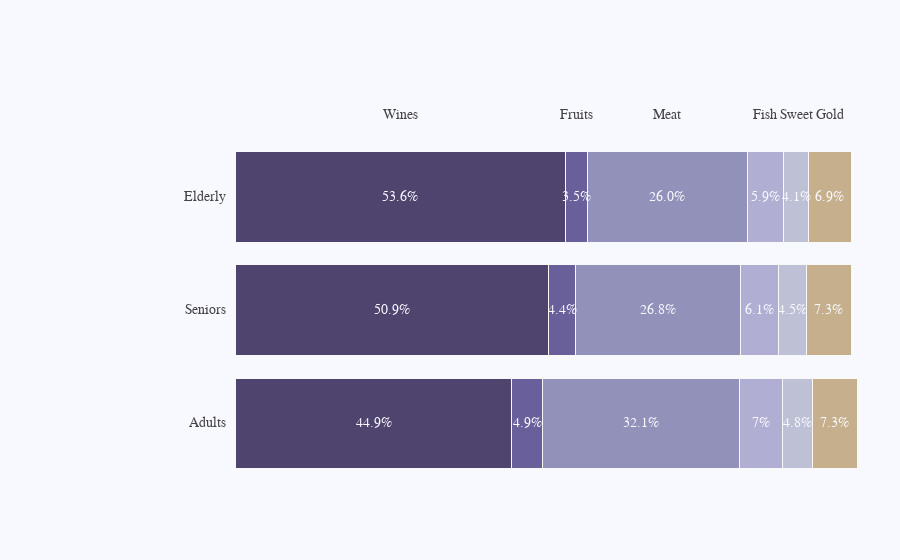

Source (notebook cell):
### Markdown cell above
######

### Code cell
import plotly.graph_objects as go

top_labels = ['Wines', 'Fruits', 'Meat', 'Fish', 'Sweet','Gold']

colors = ['rgba(38, 24, 74, 0.8)', 'rgba(71, 58, 131, 0.8)',
          'rgba(122, 120, 168, 0.8)', 'rgba(164, 163, 204, 0.85)',
          'rgba(190, 192, 213, 1)', 'rgba(190, 163, 120, 0.85)']

x_data = [[44.9,  4.9,  32.1,  7,  4.8,  7.3],
          [50.9,  4.4,  26.8,  6.1,  4.5,  7.3],
          [53.6,  3.5,  26.0,  5.9,  4.1,  6.9]]

y_data = ['Adults', 'Seniors','Elderly']

fig = go.Figure()

for i in range(0, len(x_data[0])):
    for xd, yd in zip(x_data, y_data):
        fig.add_trace(go.Bar(
            x=[xd[i]], y=[yd],
            orientation='h',
            marker=dict(
                color=colors[i],
                line=dict(color='rgb(248, 248, 249)', width=1)
            )
        ))

fig.update_layout(
    xaxis=dict(
        showgrid=False,
        showline=False,
        showticklabels=False,
        zeroline=False,
        domain=[0.15, 1]
    ),
    yaxis=dict(
        showgrid=False,
        showline=False,
        showticklabels=False,
        zeroline=False,
    ),
    barmode='stack',
    paper_bgcolor='rgb(248, 248, 255)',
    plot_bgcolor='rgb(248, 248, 255)',
    margin=dict(l=120, r=10, t=140, b=80),
    showlegend=False,
)

annotations = []

for yd, xd in zip(y_data, x_data):
    # labeling the y-axis
    annotations.append(dict(xref='paper', yref='y',
                            x=0.14, y=yd,
                            xanchor='right',
                            text=str(yd),
                            font=dict(family='Arial', size=14,
                                      color='rgb(67, 67, 67)'),
                            showarrow=False, align='right'))
    # labeling the first percentage of each bar (x_axis)
    annotations.append(dict(xref='x', yref='y',
                            x=xd[0] / 2, y=yd,
                            text=str(xd[0]) + '%',
                            font=dict(family='Arial', size=14,
                                      color='rgb(248, 248, 255)'),
                            showarrow=False))
    # labeling the first Likert scale (on the top)
    if yd == y_data[-1]:
        annotations.append(dict(xref='x', yref='paper',
                                x=xd[0] / 2, y=1.1,
                                text=top_labels[0],
                                font=dict(family='Arial', size=14,
                                          color='rgb(67, 67, 67)'),
                                showarrow=False))
    space = xd[0]
    for i in range(1, len(xd)):
            # labeling the rest of percentages for each bar (x_axis)
            annotations.append(dict(xref='x', yref='y',
                                    x=space + (xd[i]/2), y=yd,
                                    text=str(xd[i]) + '%',
                                    font=dict(family='Arial', size=14,
                                              color='rgb(248, 248, 255)'),
                                    showarrow=False))
            # labeling the Likert scale
            if yd == y_data[-1]:
                annotations.append(dict(xref='x', yref='paper',
                                        x=space + (xd[i]/2), y=1.1,
                                        text=top_labels[i],
                                        font=dict(family='Arial', size=14,
                                                  color='rgb(67, 67, 67)'),
                                        showarrow=False))
            space += xd[i]

fig.update_layout(annotations=annotations)

fig.show()

### Figure 1 — Plotly figure (JSON) as saved in the notebook; plotly's stock layout.template omitted (floating-point values rounded to 4 significant figures)
{"data": [{"marker": {"color": "rgba(38, 24, 74, 0.8)", "line": {"color": "rgb(248, 248, 249)", "width": 1}}, "orientation": "h", "type": "bar", "x": [44.9], "y": ["Adults"]}, {"marker": {"color": "rgba(38, 24, 74, 0.8)", "line": {"color": "rgb(248, 248, 249)", "width": 1}}, "orientation": "h", "type": "bar", "x": [50.9], "y": ["Seniors"]}, {"marker": {"color": "rgba(38, 24, 74, 0.8)", "line": {"color": "rgb(248, 248, 249)", "width": 1}}, "orientation": "h", "type": "bar", "x": [53.6], "y": ["Elderly"]}, {"marker": {"color": "rgba(71, 58, 131, 0.8)", "line": {"color": "rgb(248, 248, 249)", "width": 1}}, "orientation": "h", "type": "bar", "x": [4.9], "y": ["Adults"]}, {"marker": {"color": "rgba(71, 58, 131, 0.8)", "line": {"color": "rgb(248, 248, 249)", "width": 1}}, "orientation": "h", "type": "bar", "x": [4.4], "y": ["Seniors"]}, {"marker": {"color": "rgba(71, 58, 131, 0.8)", "line": {"color": "rgb(248, 248, 249)", "width": 1}}, "orientation": "h", "type": "bar", "x": [3.5], "y": ["Elderly"]}, {"marker": {"color": "rgba(122, 120, 168, 0.8)", "line": {"color": "rgb(248, 248, 249)", "width": 1}}, "orientation": "h", "type": "bar", "x": [32.1], "y": ["Adults"]}, {"marker": {"color": "rgba(122, 120, 168, 0.8)", "line": {"color": "rgb(248, 248, 249)", "width": 1}}, "orientation": "h", "type": "bar", "x": [26.8], "y": ["Seniors"]}, {"marker": {"color": "rgba(122, 120, 168, 0.8)", "line": {"color": "rgb(248, 248, 249)", "width": 1}}, "orientation": "h", "type": "bar", "x": [26], "y": ["Elderly"]}, {"marker": {"color": "rgba(164, 163, 204, 0.85)", "line": {"color": "rgb(248, 248, 249)", "width": 1}}, "orientation": "h", "type": "bar", "x": [7], "y": ["Adults"]}, {"marker": {"color": "rgba(164, 163, 204, 0.85)", "line": {"color": "rgb(248, 248, 249)", "width": 1}}, "orientation": "h", "type": "bar", "x": [6.1], "y": ["Seniors"]}, {"marker": {"color": "rgba(164, 163, 204, 0.85)", "line": {"color": "rgb(248, 248, 249)", "width": 1}}, "orientation": "h", "type": "bar", "x": [5.9], "y": ["Elderly"]}, {"marker": {"color": "rgba(190, 192, 213, 1)", "line": {"color": "rgb(248, 248, 249)", "width": 1}}, "orientation": "h", "type": "bar", "x": [4.8], "y": ["Adults"]}, {"marker": {"color": "rgba(190, 192, 213, 1)", "line": {"color": "rgb(248, 248, 249)", "width": 1}}, "orientation": "h", "type": "bar", "x": [4.5], "y": ["Seniors"]}, {"marker": {"color": "rgba(190, 192, 213, 1)", "line": {"color": "rgb(248, 248, 249)", "width": 1}}, "orientation": "h", "type": "bar", "x": [4.1], "y": ["Elderly"]}, {"marker": {"color": "rgba(190, 163, 120, 0.85)", "line": {"color": "rgb(248, 248, 249)", "width": 1}}, "orientation": "h", "type": "bar", "x": [7.3], "y": ["Adults"]}, {"marker": {"color": "rgba(190, 163, 120, 0.85)", "line": {"color": "rgb(248, 248, 249)", "width": 1}}, "orientation": "h", "type": "bar", "x": [7.3], "y": ["Seniors"]}, {"marker": {"color": "rgba(190, 163, 120, 0.85)", "line": {"color": "rgb(248, 248, 249)", "width": 1}}, "orientation": "h", "type": "bar", "x": [6.9], "y": ["Elderly"]}], "layout": {"annotations": [{"align": "right", "font": {"color": "rgb(67, 67, 67)", "family": "Arial", "size": 14}, "showarrow": false, "text": "Adults", "x": 0.14, "xanchor": "right", "xref": "paper", "y": "Adults", "yref": "y"}, {"font": {"color": "rgb(248, 248, 255)", "family": "Arial", "size": 14}, "showarrow": false, "text": "44.9%", "x": 22.45, "xref": "x", "y": "Adults", "yref": "y"}, {"font": {"color": "rgb(248, 248, 255)", "family": "Arial", "size": 14}, "showarrow": false, "text": "4.9%", "x": 47.35, "xref": "x", "y": "Adults", "yref": "y"}, {"font": {"color": "rgb(248, 248, 255)", "family": "Arial", "size": 14}, "showarrow": false, "text": "32.1%", "x": 65.85, "xref": "x", "y": "Adults", "yref": "y"}, {"font": {"color": "rgb(248, 248, 255)", "family": "Arial", "size": 14}, "showarrow": false, "text": "7%", "x": 85.4, "xref": "x", "y": "Adults", "yref": "y"}, {"font": {"color": "rgb(248, 248, 255)", "family": "Arial", "size": 14}, "showarrow": false, "text": "4.8%", "x": 91.3, "xref": "x", "y": "Adults", "yref": "y"}, {"font": {"color": "rgb(248, 248, 255)", "family": "Arial", "size": 14}, "showarrow": false, "text": "7.3%", "x": 97.35, "xref": "x", "y": "Adults", "yref": "y"}, {"align": "right", "font": {"color": "rgb(67, 67, 67)", "family": "Arial", "size": 14}, "showarrow": false, "text": "Seniors", "x": 0.14, "xanchor": "right", "xref": "paper", "y": "Seniors", "yref": "y"}, {"font": {"color": "rgb(248, 248, 255)", "family": "Arial", "size": 14}, "showarrow": false, "text": "50.9%", "x": 25.45, "xref": "x", "y": "Seniors", "yref": "y"}, {"font": {"color": "rgb(248, 248, 255)", "family": "Arial", "size": 14}, "showarrow": false, "text": "4.4%", "x": 53.1, "xref": "x", "y": "Seniors", "yref": "y"}, {"font": {"color": "rgb(248, 248, 255)", "family": "Arial", "size": 14}, "showarrow": false, "text": "26.8%", "x": 68.7, "xref": "x", "y": "Seniors", "yref": "y"}, {"font": {"color": "rgb(248, 248, 255)", "family": "Arial", "size": 14}, "showarrow": false, "text": "6.1%", "x": 85.15, "xref": "x", "y": "Seniors", "yref": "y"}, {"font": {"color": "rgb(248, 248, 255)", "family": "Arial", "size": 14}, "showarrow": false, "text": "4.5%", "x": 90.45, "xref": "x", "y": "Seniors", "yref": "y"}, {"font": {"color": "rgb(248, 248, 255)", "family": "Arial", "size": 14}, "showarrow": false, "text": "7.3%", "x": 96.35, "xref": "x", "y": "Seniors", "yref": "y"}, {"align": "right", "font": {"color": "rgb(67, 67, 67)", "family": "Arial", "size": 14}, "showarrow": false, "text": "Elderly", "x": 0.14, "xanchor": "right", "xref": "paper", "y": "Elderly", "yref": "y"}, {"font": {"color": "rgb(248, 248, 255)", "family": "Arial", "size": 14}, "showarrow": false, "text": "53.6%", "x": 26.8, "xref": "x", "y": "Elderly", "yref": "y"}, {"font": {"color": "rgb(67, 67, 67)", "family": "Arial", "size": 14}, "showarrow": false, "text": "Wines", "x": 26.8, "xref": "x", "y": 1.1, "yref": "paper"}, {"font": {"color": "rgb(248, 248, 255)", "family": "Arial", "size": 14}, "showarrow": false, "text": "3.5%", "x": 55.35, "xref": "x", "y": "Elderly", "yref": "y"}, {"font": {"color": "rgb(67, 67, 67)", "family": "Arial", "size": 14}, "showarrow": false, "text": "Fruits", "x": 55.35, "xref": "x", "y": 1.1, "yref": "paper"}, {"font": {"color": "rgb(248, 248, 255)", "family": "Arial", "size": 14}, "showarrow": false, "text": "26.0%", "x": 70.1, "xref": "x", "y": "Elderly", "yref": "y"}, {"font": {"color": "rgb(67, 67, 67)", "family": "Arial", "size": 14}, "showarrow": false, "text": "Meat", "x": 70.1, "xref": "x", "y": 1.1, "yref": "paper"}, {"font": {"color": "rgb(248, 248, 255)", "family": "Arial", "size": 14}, "showarrow": false, "text": "5.9%", "x": 86.05, "xref": "x", "y": "Elderly", "yref": "y"}, {"font": {"color": "rgb(67, 67, 67)", "family": "Arial", "size": 14}, "showarrow": false, "text": "Fish", "x": 86.05, "xref": "x", "y": 1.1, "yref": "paper"}, {"font": {"color": "rgb(248, 248, 255)", "family": "Arial", "size": 14}, "showarrow": false, "text": "4.1%", "x": 91.05, "xref": "x", "y": "Elderly", "yref": "y"}, {"font": {"color": "rgb(67, 67, 67)", "family": "Arial", "size": 14}, "showarrow": false, "text": "Sweet", "x": 91.05, "xref": "x", "y": 1.1, "yref": "paper"}, {"font": {"color": "rgb(248, 248, 255)", "family": "Arial", "size": 14}, "showarrow": false, "text": "6.9%", "x": 96.55, "xref": "x", "y": "Elderly", "yref": "y"}, {"font": {"color": "rgb(67, 67, 67)", "family": "Arial", "size": 14}, "showarrow": false, "text": "Gold", "x": 96.55, "xref": "x", "y": 1.1, "yref": "paper"}], "barmode": "stack", "margin": {"b": 80, "l": 120, "r": 10, "t": 140}, "paper_bgcolor": "rgb(248, 248, 255)", "plot_bgcolor": "rgb(248, 248, 255)", "showlegend": false, "xaxis": {"domain": [0.15, 1], "showgrid": false, "showline": false, "showticklabels": false, "zeroline": false}, "yaxis": {"showgrid": false, "showline": false, "showticklabels": false, "zeroline": false}}}
